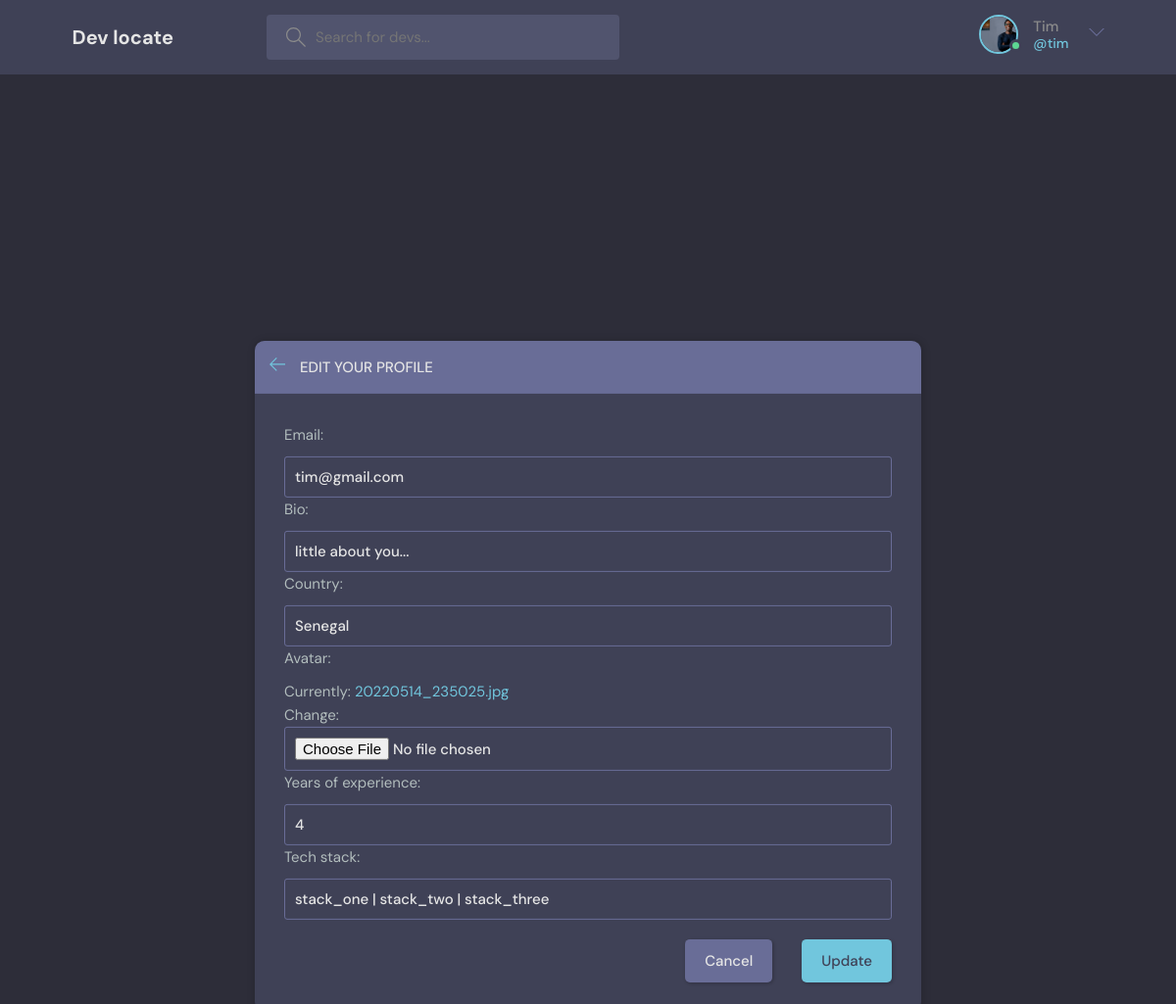
The app's page /accounts/settings/1/ (signed in), older data.
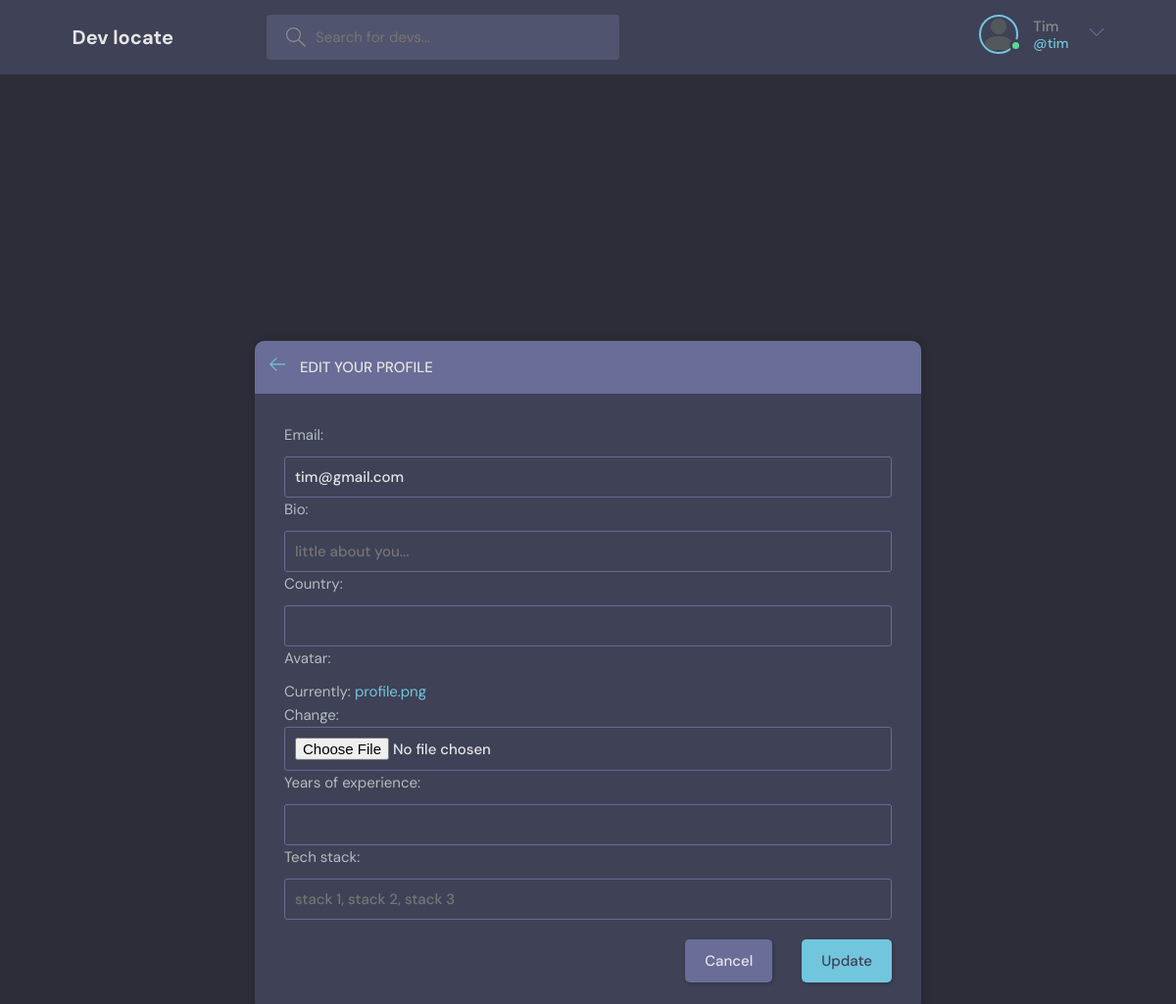
The same page, newer data.
### accounts/models.py (models this page shows, shortened)
class Engineer(AbstractUser):
    username = models.CharField(max_length=200, null=True)
    email = models.EmailField(unique=True, null=True)
    bio = models.TextField()
    avatar = models.ImageField(default="profile.png")
    country = models.CharField(max_length=200)
    years_of_experience = models.PositiveIntegerField(null=True, blank=True)
    tech_stack = models.CharField(null=True, blank=True, max_length=300)
    inbox = models.ForeignKey(Message, null=True, on_delete=models.CASCADE)
    USERNAME_FIELD = "email"
    REQUIRED_FIELDS = ["username"]

### accounts/views.py (the view, shortened to what this page needs)
# urls.py: path("settings/<str:pk>/", EngineerSettings.as_view(), name="settings"),
class EngineerSettings(LoginRequiredMixin, UpdateView):
    model = Engineer
    template_name = "../templates/settings.html"
    form_class = EngineerForm

### accounts/forms.py
class EngineerForm(forms.ModelForm):
    class Meta:
        model = Engineer
        fields = [
            "email",
            "bio",
            "country",
            "avatar",
            "years_of_experience",
            "tech_stack",
        ]
        widgets = {
            "bio": forms.TextInput(attrs={"placeholder": "little about you..."}),
            "tech_stack": forms.TextInput(
                attrs={"placeholder": "stack 1, stack 2, stack 3"}
            ),
        }

### templates/settings.html (shortened to what this page needs)
{% extends 'base.html' %}
{% block content %}
<main class="update-account layout">
    <div class="container">
        <div class="layout__box" style="margin-top: 150px;">
            <div class="layout__boxHeader">
                <div class="layout__boxTitle">
                    <a href="{{request.META.HTTP_REFERER}}">
                        <svg version="1.1" xmlns="http://www.w3.org/2000/svg" width="32" height="32"
                             viewBox="0 0 32 32">
                            <title>arrow-left</title>
                            <path
                                    d="M13.723 2.286l-13.723 13.714 13.719 13.714 1.616-1.611-10.96-10.96h27.625v-2.286h-27.625l10.965-10.965-1.616-1.607z">
                            </path>
                        </svg>
                    </a>
                    <h3>Edit your profile</h3>
                </div>
            </div>
            <div class="layout__body">
                <form class="form" method="POST" enctype="multipart/form-data">
                    <div class="form__group">
                        {{form.as_p}}
                    </div>
                    <div class="form__action">
                        <a class="btn btn--dark" href="{{request.META.HTTP_REFERER}}">Cancel</a>
                        <button class="btn btn--main" type="submit">Update</button>
                    </div>
                </form>
            </div>
        </div>
    </div>
</main>
{% endblock %}

### templates/base.html (shortened to what this page needs)
<!DOCTYPE html>
{% load static %}
<html lang="en">
<head>
  <link rel="stylesheet" href="{% static 'style.css' %}" />
</head>
<body>
<header class="header header--loggedIn">
  <div class="container">
    <a href="/" class="header__logo">
      <h1>Dev locate</h1>
    </a>
    <form class="header__search" method="GET" action="{% url 'all_projects' %}">
      <label>
        <input type="search" name="q" placeholder="Search for devs..." />
      </label>
    </form>
    <nav class="header__menu">
      {% if request.user.is_authenticated %}
      <div class="header__user">
        <a href="{% url 'profile' request.user.id %}">
          <div class="avatar avatar--medium active">
            <img src="{{request.user.avatar.url}}"/>
          </div>
          <p>{{request.user.username|title}}<span>@{{request.user.username}}</span></p>
        </a>
        <button class="dropdown-button">
          <svg version="1.1" xmlns="http://www.w3.org/2000/svg" width="32" height="32" viewBox="0 0 32 32">
            <title>chevron-down</title>
            <path d="M16 21l-13-13h-3l16 16 16-16h-3l-13 13z"></path>
          </svg>
        </button>
      </div>
      {% else %}
      <a href="{% url 'login' %}">
        <img src="{% static './assets/avatar.svg' %}"/>
        <p>Login</p>
      </a>
      {% endif %}
    </nav>
  </div>
</header>
{% block content %}
{% endblock %}
</body>
</html>

Row changes from the older to the newer data that the page shows:
changed Engineer "Tim": user.avatar: picture removed, a placeholder shows; bio "little about you..." → (not shown); country "Senegal" → (not shown); years_of_experience "4" → (not shown); tech_stack "stack_one | stack_two | stack_three" → (not shown)
Text that changed along with them:
text no longer shown: "Email: Bio: Country: Avatar: Currently: 20220514_235025.jpg Change: Years of experience: Tech stack:"
text now shown: "Email: Bio: Country: Avatar: Currently: profile.png Change: Years of experience: Tech stack:"
